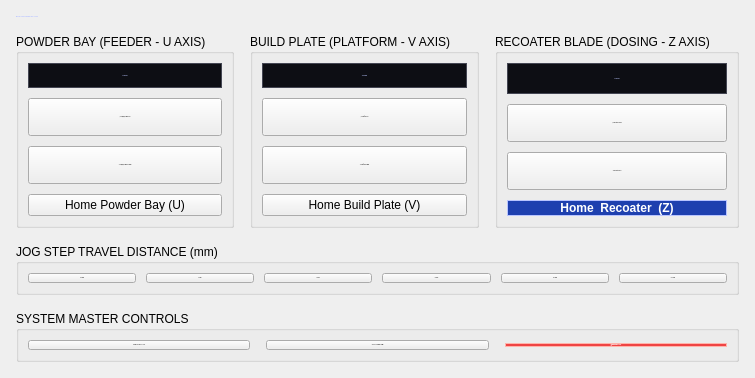
         <widget class="QWidget" name="page_machine_control">
          <layout class="QVBoxLayout" name="motionLayout">
           <property name="spacing">
            <number>16</number>
           </property>
           <property name="leftMargin">
            <number>16</number>
           </property>
           <property name="topMargin">
            <number>16</number>
           </property>
           <property name="rightMargin">
            <number>16</number>
           </property>
           <property name="bottomMargin">
            <number>16</number>
           </property>
           <item>
            <widget class="QLabel" name="lblMotionTitle">
             <property name="font">
              <font>
               <family>Inter</family>
               <pointsize>-1</pointsize>
               <bold>true</bold>
              </font>
             </property>
             <property name="styleSheet">
              <string notr="true">color: #b8c4ff;</string>
             </property>
             <property name="text">
              <string>MOTION CONTROL &amp; MANUAL AXIS JOGGING</string>
             </property>
            </widget>
           </item>
           <item>
            <layout class="QHBoxLayout" name="cardsLayout">
             <property name="spacing">
              <number>16</number>
             </property>
             <item>
              <widget class="QGroupBox" name="gb_powder_bay">
               <property name="title">
                <string>POWDER BAY (FEEDER - U AXIS)</string>
               </property>
               <layout class="QVBoxLayout" name="uLayout">
                <property name="spacing">
                 <number>10</number>
                </property>
                <item>
                 <widget class="QLabel" name="uposlcddisplay">
                  <property name="font">
                   <font>
                    <family>JetBrains Mono</family>
                    <pointsize>-1</pointsize>
                    <bold>true</bold>
                   </font>
                  </property>
                  <property name="styleSheet">
                   <string notr="true">color: #b8c4ff; background-color: #0d0e14; border: 1px solid #444653; padding: 10px;</string>
                  </property>
                  <property name="text">
                   <string>+0.000 mm</string>
                  </property>
                  <property name="alignment">
                   <set>Qt::AlignmentFlag::AlignCenter</set>
                  </property>
                 </widget>
                </item>
                <item>
                 <widget class="QPushButton" name="upluspushButton">
                  <property name="minimumSize">
                   <size>
                    <width>0</width>
                    <height>38</height>
                   </size>
                  </property>
                  <property name="font">
                   <font>
                    <family>Inter</family>
                    <pointsize>-1</pointsize>
                    <fontweight>DemiBold</fontweight>
                   </font>
                  </property>
                  <property name="text">
                   <string>+U (Supply Powder UP)</string>
                  </property>
                 </widget>
                </item>
                <item>
                 <widget class="QPushButton" name="uminuspushButton">
                  <property name="minimumSize">
                   <size>
                    <width>0</width>
                    <height>38</height>
                   </size>
                  </property>
                  <property name="font">
                   <font>
                    <family>Inter</family>
                    <pointsize>-1</pointsize>
                    <fontweight>DemiBold</fontweight>
                   </font>
                  </property>
                  <property name="text">
                   <string>-U (Supply Powder DOWN)</string>
                  </property>
                 </widget>
                </item>
                <item>
                 <widget class="QPushButton" name="btnhomeU">
                  <property name="text">
                   <string>Home Powder Bay (U)</string>
                  </property>
                 </widget>
                </item>
               </layout>
              </widget>
             </item>
             <item>
              <widget class="QGroupBox" name="gb_build_plate">
               <property name="title">
                <string>BUILD PLATE (PLATFORM - V AXIS)</string>
               </property>
               <layout class="QVBoxLayout" name="vLayout">
                <property name="spacing">
                 <number>10</number>
                </property>
                <item>
                 <widget class="QLabel" name="vposlcddisplay">
                  <property name="font">
                   <font>
                    <family>JetBrains Mono</family>
                    <pointsize>-1</pointsize>
                    <bold>true</bold>
                   </font>
                  </property>
                  <property name="styleSheet">
                   <string notr="true">color: #b8c4ff; background-color: #0d0e14; border: 1px solid #444653; padding: 10px;</string>
                  </property>
                  <property name="text">
                   <string>+0.000 mm</string>
                  </property>
                  <property name="alignment">
                   <set>Qt::AlignmentFlag::AlignCenter</set>
                  </property>
                 </widget>
                </item>
                <item>
                 <widget class="QPushButton" name="vpluspushButton">
                  <property name="minimumSize">
                   <size>
                    <width>0</width>
                    <height>38</height>
                   </size>
                  </property>
                  <property name="font">
                   <font>
                    <family>Inter</family>
                    <pointsize>-1</pointsize>
                    <fontweight>DemiBold</fontweight>
                   </font>
                  </property>
                  <property name="text">
                   <string>+V (Platform UP)</string>
                  </property>
                 </widget>
                </item>
                <item>
                 <widget class="QPushButton" name="vminuspushButton">
                  <property name="minimumSize">
                   <size>
                    <width>0</width>
                    <height>38</height>
                   </size>
                  </property>
                  <property name="font">
                   <font>
                    <family>Inter</family>
                    <pointsize>-1</pointsize>
                    <fontweight>DemiBold</fontweight>
                   </font>
                  </property>
                  <property name="text">
                   <string>-V (Platform DOWN)</string>
                  </property>
                 </widget>
                </item>
                <item>
                 <widget class="QPushButton" name="btnhomeV">
                  <property name="text">
                   <string>Home Build Plate (V)</string>
                  </property>
                 </widget>
                </item>
               </layout>
              </widget>
             </item>
             <item>
              <widget class="QGroupBox" name="gb_recoater">
               <property name="title">
                <string>RECOATER BLADE (DOSING - Z AXIS)</string>
               </property>
               <layout class="QVBoxLayout" name="zLayout">
                <property name="spacing">
                 <number>10</number>
                </property>
                <item>
                 <widget class="QLabel" name="zposlcddisplay">
                  <property name="font">
                   <font>
                    <family>JetBrains Mono</family>
                    <pointsize>-1</pointsize>
                    <bold>true</bold>
                   </font>
                  </property>
                  <property name="styleSheet">
                   <string notr="true">color: #b8c4ff; background-color: #0d0e14; border: 1px solid #444653; padding: 10px;</string>
                  </property>
                  <property name="text">
                   <string>+0.000 mm</string>
                  </property>
                  <property name="alignment">
                   <set>Qt::AlignmentFlag::AlignCenter</set>
                  </property>
                 </widget>
                </item>
                <item>
                 <widget class="QPushButton" name="zpluspushButton">
                  <property name="minimumSize">
                   <size>
                    <width>0</width>
                    <height>38</height>
                   </size>
                  </property>
                  <property name="font">
                   <font>
                    <family>Inter</family>
                    <pointsize>-1</pointsize>
                    <fontweight>DemiBold</fontweight>
                   </font>
                  </property>
                  <property name="text">
                   <string>+Z (Recoater RIGHT)</string>
                  </property>
                 </widget>
                </item>
                <item>
                 <widget class="QPushButton" name="zminuspushButton">
                  <property name="minimumSize">
                   <size>
                    <width>0</width>
                    <height>38</height>
                   </size>
                  </property>
                  <property name="font">
                   <font>
                    <family>Inter</family>
                    <pointsize>-1</pointsize>
                    <fontweight>DemiBold</fontweight>
                   </font>
                  </property>
                  <property name="text">
                   <string>-Z (Recoater LEFT)</string>
                  </property>
                 </widget>
                </item>
                <item>
                 <widget class="QPushButton" name="btnrecoaterSweep">
                  <property name="styleSheet">
                   <string notr="true">background-color: #1e40af; color: white; border: 1px solid #b8c4ff; font-weight: bold; border-radius: 0px;</string>
                  </property>
                  <property name="text">
                   <string>Home  Recoater  (Z)</string>
                  </property>
                 </widget>
                </item>
               </layout>
              </widget>
             </item>
            </layout>
           </item>
           <item>
            <widget class="QGroupBox" name="gb_travel_step">
             <property name="title">
              <string>JOG STEP TRAVEL DISTANCE (mm)</string>
             </property>
             <layout class="QHBoxLayout" name="stepLayout">
              <property name="spacing">
               <number>10</number>
              </property>
              <item>
               <widget class="QPushButton" name="travelpushButton_1">
                <property name="font">
                 <font>
                  <family>Inter</family>
                  <pointsize>-1</pointsize>
                  <fontweight>DemiBold</fontweight>
                 </font>
                </property>
                <property name="text">
                 <string>0.01 mm</string>
                </property>
               </widget>
              </item>
              <item>
               <widget class="QPushButton" name="travelpushButton_2">
                <property name="font">
                 <font>
                  <family>Inter</family>
                  <pointsize>-1</pointsize>
                  <fontweight>DemiBold</fontweight>
                 </font>
                </property>
                <property name="text">
                 <string>0.1 mm</string>
                </property>
               </widget>
              </item>
              <item>
               <widget class="QPushButton" name="travelpushButton_3">
                <property name="font">
                 <font>
                  <family>Inter</family>
                  <pointsize>-1</pointsize>
                  <fontweight>DemiBold</fontweight>
                 </font>
                </property>
                <property name="text">
                 <string>1.0 mm</string>
                </property>
               </widget>
              </item>
              <item>
               <widget class="QPushButton" name="travelpushButton_4">
                <property name="font">
                 <font>
                  <family>Inter</family>
                  <pointsize>-1</pointsize>
                  <fontweight>DemiBold</fontweight>
                 </font>
                </property>
                <property name="text">
                 <string>5.0 mm</string>
                </property>
               </widget>
              </item>
              <item>
               <widget class="QPushButton" name="travelpushButton_5">
                <property name="font">
                 <font>
                  <family>Inter</family>
                  <pointsize>-1</pointsize>
                  <fontweight>DemiBold</fontweight>
                 </font>
                </property>
                <property name="text">
                 <string>10.0 mm</string>
                </property>
               </widget>
              </item>
              <item>
               <widget class="QPushButton" name="travelpushButton_6">
                <property name="font">
                 <font>
                  <family>Inter</family>
                  <pointsize>-1</pointsize>
                  <fontweight>DemiBold</fontweight>
                 </font>
                </property>
                <property name="text">
                 <string>50.0 mm</string>
                </property>
               </widget>
              </item>
             </layout>
            </widget>
           </item>
           <item>
            <widget class="QGroupBox" name="gb_master_controls">
             <property name="title">
              <string>SYSTEM MASTER CONTROLS</string>
             </property>
             <layout class="QHBoxLayout" name="masterLayout">
              <property name="spacing">
               <number>16</number>
              </property>
              <item>
               <widget class="QPushButton" name="allhomepushButton">
                <property name="font">
                 <font>
                  <family>Inter</family>
                  <pointsize>-1</pointsize>
                  <fontweight>DemiBold</fontweight>
                 </font>
                </property>
                <property name="text">
                 <string>  HOME ALL AXES (U, V, Z)</string>
                </property>
               </widget>
              </item>
              <item>
               <widget class="QPushButton" name="galvohomepushButton">
                <property name="font">
                 <font>
                  <family>Inter</family>
                  <pointsize>-1</pointsize>
                  <fontweight>DemiBold</fontweight>
                 </font>
                </property>
                <property name="text">
                 <string>  GALVO SCANNER HOME</string>
                </property>
               </widget>
              </item>
              <item>
               <widget class="QPushButton" name="btn_master_estop">
                <property name="font">
                 <font>
                  <family>Inter</family>
                  <pointsize>-1</pointsize>
                  <fontweight>DemiBold</fontweight>
                 </font>
                </property>
                <property name="styleSheet">
                 <string notr="true">background-color: #ef4444; color: white; border: 1px solid #ffb4ab; border-radius: 0px;</string>
                </property>
                <property name="text">
                 <string>🚨  EMERGENCY STOP</string>
                </property>
               </widget>
              </item>
             </layout>
            </widget>
           </item>
          </layout>
         </widget>
